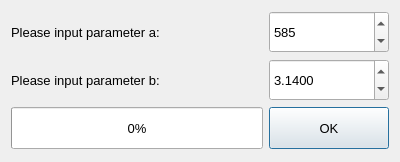
<?xml version="1.0" encoding="UTF-8"?>
<ui version="4.0">
 <class>QtMain</class>
 <widget class="QDialog" name="QtMain">
  <property name="geometry">
   <rect>
    <x>0</x>
    <y>0</y>
    <width>400</width>
    <height>162</height>
   </rect>
  </property>
  <property name="font">
   <font>
    <family>Arial</family>
    <pointsize>10</pointsize>
   </font>
  </property>
  <property name="windowTitle">
   <string>Qt-mix-with-Fortran-demo</string>
  </property>
  <property name="locale">
   <locale language="English" country="UnitedStates"/>
  </property>
  <layout class="QGridLayout" name="gridLayout">
   <item row="0" column="0">
    <widget class="QLabel" name="label">
     <property name="minimumSize">
      <size>
       <width>0</width>
       <height>42</height>
      </size>
     </property>
     <property name="text">
      <string>Please input parameter a:</string>
     </property>
    </widget>
   </item>
   <item row="0" column="1">
    <widget class="QSpinBox" name="spinA">
     <property name="minimumSize">
      <size>
       <width>0</width>
       <height>42</height>
      </size>
     </property>
     <property name="maximumSize">
      <size>
       <width>120</width>
       <height>16777215</height>
      </size>
     </property>
     <property name="maximum">
      <number>1000</number>
     </property>
     <property name="value">
      <number>585</number>
     </property>
    </widget>
   </item>
   <item row="1" column="0">
    <widget class="QLabel" name="label_2">
     <property name="minimumSize">
      <size>
       <width>0</width>
       <height>42</height>
      </size>
     </property>
     <property name="text">
      <string>Please input parameter b:</string>
     </property>
    </widget>
   </item>
   <item row="1" column="1">
    <widget class="QDoubleSpinBox" name="spinB">
     <property name="minimumSize">
      <size>
       <width>0</width>
       <height>42</height>
      </size>
     </property>
     <property name="maximumSize">
      <size>
       <width>120</width>
       <height>16777215</height>
      </size>
     </property>
     <property name="decimals">
      <number>4</number>
     </property>
     <property name="value">
      <double>3.140000000000000</double>
     </property>
    </widget>
   </item>
   <item row="2" column="0">
    <widget class="QProgressBar" name="progressBar">
     <property name="minimumSize">
      <size>
       <width>0</width>
       <height>42</height>
      </size>
     </property>
     <property name="value">
      <number>0</number>
     </property>
    </widget>
   </item>
   <item row="2" column="1">
    <widget class="QPushButton" name="okBtn">
     <property name="minimumSize">
      <size>
       <width>120</width>
       <height>42</height>
      </size>
     </property>
     <property name="maximumSize">
      <size>
       <width>120</width>
       <height>16777215</height>
      </size>
     </property>
     <property name="text">
      <string>OK</string>
     </property>
    </widget>
   </item>
  </layout>
 </widget>
 <layoutdefault spacing="6" margin="11"/>
 <resources/>
 <connections/>
</ui>
